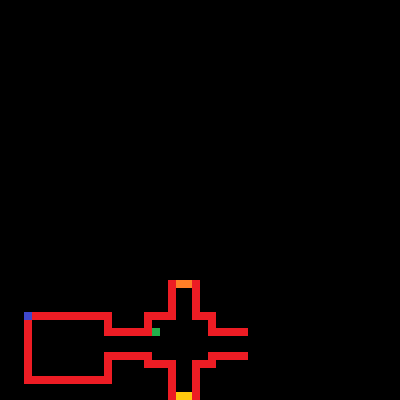

A level layout from a 2D game, rendered from its tile map. Below: a short description, then the map file with tile-grid data replaced by summaries:
An orthogonal 50x50 tile map with 8x8 px tiles, 1 tile layer (collision), 1 hidden layer not drawn, 5 tilesets.

<map version="1.0" orientation="orthogonal" width="50" height="50" tilewidth="8" tileheight="8">
 <tileset firstgid="1" name="block" tilewidth="8" tileheight="8">
  <image source="../tilesets/block.png" width="16" height="16" />
 </tileset>
 <tileset firstgid="5" name="stone" tilewidth="8" tileheight="8">
  <image source="../tilesets/stone.png" width="24" height="24" />
 </tileset>
 <tileset firstgid="14" name="specials" tilewidth="8" tileheight="8">
  <image source="../tilesets/specials.png" width="24" height="16" />
  <tile id="1">
   <properties>
    <property name="solid" value="true" />
   </properties>
  </tile>
  <tile id="2">
   <properties>
    <property name="location" value="overworld" />
    <property name="warp" value="true" />
   </properties>
  </tile>
  <tile id="3">
   <properties>
    <property name="block" value="true" />
   </properties>
  </tile>
  <tile id="4">
   <properties>
    <property name="location" value="Snake" />
    <property name="warp" value="true" />
   </properties>
  </tile>
  <tile id="5">
   <properties>
    <property name="height" value="9" />
    <property name="mask" value="true" />
    <property name="width" value="11" />
   </properties>
  </tile>
 </tileset>
 <tileset firstgid="20" name="outOfBounds" tilewidth="8" tileheight="8">
  <image source="../tilesets/outOfBounds.png" width="8" height="8" />
 </tileset>
 <tileset firstgid="21" name="block" tilewidth="8" tileheight="8">
  <image source="../tilesets/block.png" width="16" height="16" />
 </tileset>
 <layer name="collision" width="50" height="50">
  <properties>
   <property name="collisionMask" value="true" />
  </properties>
  <data>[2500 cells, 91 non-empty, 5 distinct tile ids]</data>
 </layer>
 <layer name="stone" width="50" height="50" visible="0">
  <data>[2500 cells, 2500 non-empty, 10 distinct tile ids]</data>
 </layer>
</map>
